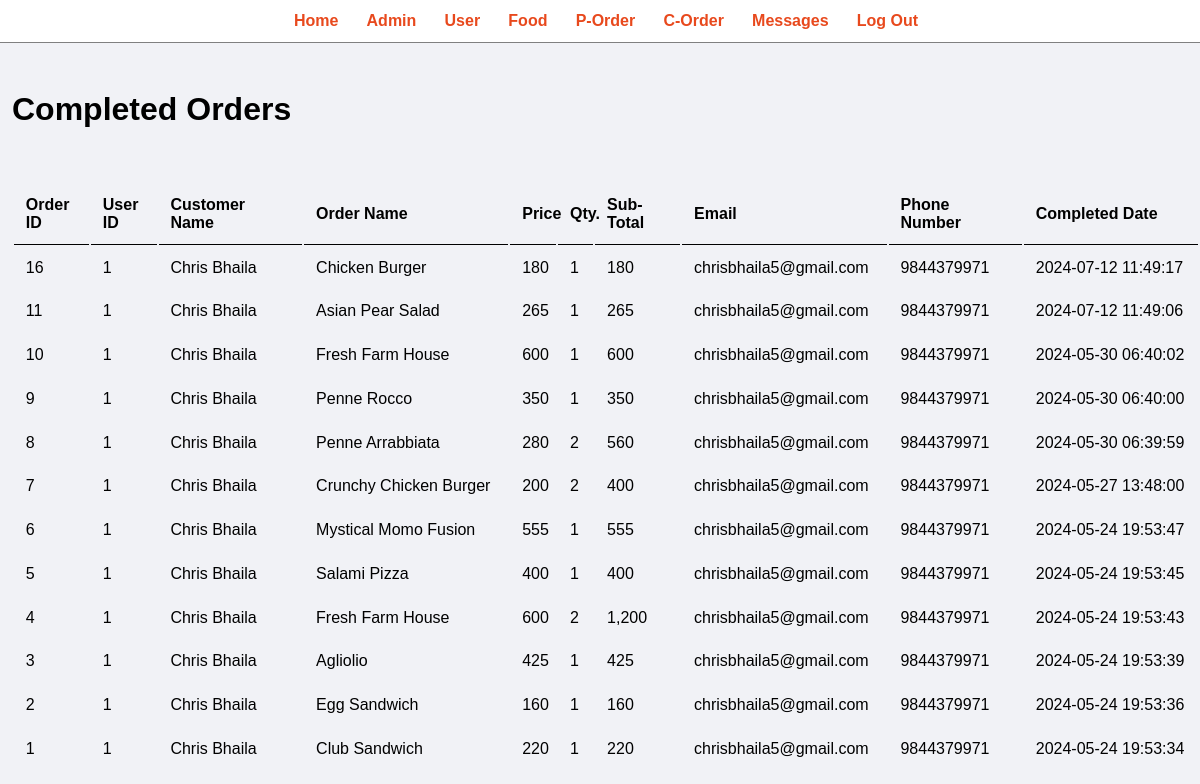
Screenshot of /admin/manage-corder.php with the database file from the repository.
### tables this page shows
CREATE TABLE `completed_orders` (
  `id` int(255) NOT NULL,
  `order_id` int(255) NOT NULL,
  `user_id` int(255) NOT NULL,
  `user_name` varchar(255) NOT NULL,
  `order_name` varchar(255) NOT NULL,
  `order_price` int(255) NOT NULL,
  `order_quantity` int(255) NOT NULL,
  `email` varchar(255) NOT NULL,
  `phone_number` bigint(255) NOT NULL,
  `completed_date` timestamp NOT NULL DEFAULT current_timestamp()
);

### admin/manage-corder.php (the view, shortened to what this page needs)
<?php
include('partials/menu.php');
include("../dbconn.php");
?>
<link rel="stylesheet" href="admin.css">
<div class="main-content">
    <div class="wrapper">
        <h1> Completed Orders </h1>
        <br /><br /><br />
        <table class="tbl-full" cellpadding="50">
            <tr>
                <th>Order ID</th>
                <th>User ID</th>
                <th>Customer Name</th>
                <th>Order Name</th>
                <th>Price</th>
                <th>Qty.</th>
                <th>Sub-Total</th>
                <th>Email</th>
                <th>Phone Number</th>
                <th>Completed Date</th>
            </tr>
            <?php
            $select_order = mysqli_query($conn, "SELECT * FROM `completed_orders` ORDER BY completed_date DESC") or die('Query failed.');
            if(mysqli_num_rows($select_order) > 0)
            {
                while($fetch_order = mysqli_fetch_assoc($select_order))
                {
                    if (is_numeric($fetch_order['order_price']) && is_numeric($fetch_order['order_quantity'])) {
                        $sub_total = $fetch_order['order_price'] * $fetch_order['order_quantity'];
                        $sub_total1 = number_format($sub_total);
                    }
                    ?>
                    <tr>
                        <form action="" method="post">
                            <td class="p-id"><?php echo $fetch_order['order_id']?></td>
                            <td class="p-id"><?php echo $fetch_order['user_id']?></td>
                            <td class="p-id"><?php echo $fetch_order['user_name']?></td>
                            <td class="p-id"><?php echo $fetch_order['order_name']?></td>
                            <td class="p-id"><?php echo $fetch_order['order_price']?></td>
                            <td class="p-id"><?php echo $fetch_order['order_quantity']?></td>
                            <td class="p-id"><?php echo $sub_total1?></td>
                            <td class="p-id"><?php echo $fetch_order['email']?></td>
                            <td class="p-id"><?php echo $fetch_order['phone_number']?></td>
                            <td class="p-id"><?php echo $fetch_order['completed_date']?></td>
                        </form>
                    </tr>
                    <?php
                }
            }
            ?>
        </table>
    </div>
</div>

### admin/admin.css (style rules this page uses)
* { margin: 0 0; padding: 0 0; font-family: 'Trebuchet MS', 'Lucida Sans Unicode', 'Lucida Grande', 'Lucida Sans', Arial, sans-serif; }
.wrapper { padding: 1%; width: 99%; margin: 0 auto; }
.tbl-full { width: 100%; }
table tr th { border-bottom: 1px solid black; padding: 1%; text-align: left; }
table tr td { padding: 1%; }
.main-content { background-color: #f1f2f6; padding: 3% 0; }

### admin/partials/menu.php (style rules this page uses)
* { margin: 0 0; padding: 0 0; font-family: 'Trebuchet MS', 'Lucida Sans Unicode', 'Lucida Grande', 'Lucida Sans', Arial, sans-serif; }
.wrapper { padding: 1%; width: 99%; margin: 0 auto; }

### admin/manage-corder.php (style rules this page uses)
body { overflow-x: hidden; background-color: #f1f2f6; }

### rows the page displays
completed_orders: order "16", user "1", user_name "Chris Bhaila", order_name "Chicken Burger", order_price "180", order_quantity "1", email "chrisbhaila5@gmail.com", phone_number "9844379971", completed_date "2024-07-12 11:49:17"
completed_orders: order "11", user "1", user_name "Chris Bhaila", order_name "Asian Pear Salad", order_price "265", order_quantity "1", email "chrisbhaila5@gmail.com", phone_number "9844379971", completed_date "2024-07-12 11:49:06"
completed_orders: order "10", user "1", user_name "Chris Bhaila", order_name "Fresh Farm House", order_price "600", order_quantity "1", email "chrisbhaila5@gmail.com", phone_number "9844379971", completed_date "2024-05-30 06:40:02"
completed_orders: order "9", user "1", user_name "Chris Bhaila", order_name "Penne Rocco", order_price "350", order_quantity "1", email "chrisbhaila5@gmail.com", phone_number "9844379971", completed_date "2024-05-30 06:40:00"
completed_orders: order "8", user "1", user_name "Chris Bhaila", order_name "Penne Arrabbiata", order_price "280", order_quantity "2", sub_total1 "560", email "chrisbhaila5@gmail.com", phone_number "9844379971", completed_date "2024-05-30 06:39:59"
completed_orders: order "7", user "1", user_name "Chris Bhaila", order_name "Crunchy Chicken Burger", order_price "200", order_quantity "2", sub_total1 "400", email "chrisbhaila5@gmail.com", phone_number "9844379971", completed_date "2024-05-27 13:48:00"
completed_orders: order "6", user "1", user_name "Chris Bhaila", order_name "Mystical Momo Fusion", order_price "555", order_quantity "1", email "chrisbhaila5@gmail.com", phone_number "9844379971", completed_date "2024-05-24 19:53:47"
completed_orders: order "5", user "1", user_name "Chris Bhaila", order_name "Salami Pizza", order_price "400", order_quantity "1", email "chrisbhaila5@gmail.com", phone_number "9844379971", completed_date "2024-05-24 19:53:45"
completed_orders: order "4", user "1", user_name "Chris Bhaila", order_name "Fresh Farm House", order_price "600", order_quantity "2", sub_total1 "1,200", email "chrisbhaila5@gmail.com", phone_number "9844379971", completed_date "2024-05-24 19:53:43"
completed_orders: order "3", user "1", user_name "Chris Bhaila", order_name "Agliolio", order_price "425", order_quantity "1", email "chrisbhaila5@gmail.com", phone_number "9844379971", completed_date "2024-05-24 19:53:39"
completed_orders: order "2", user "1", user_name "Chris Bhaila", order_name "Egg Sandwich", order_price "160", order_quantity "1", email "chrisbhaila5@gmail.com", phone_number "9844379971", completed_date "2024-05-24 19:53:36"
completed_orders: order "1", user "1", user_name "Chris Bhaila", order_name "Club Sandwich", order_price "220", order_quantity "1", email "chrisbhaila5@gmail.com", phone_number "9844379971", completed_date "2024-05-24 19:53:34"
